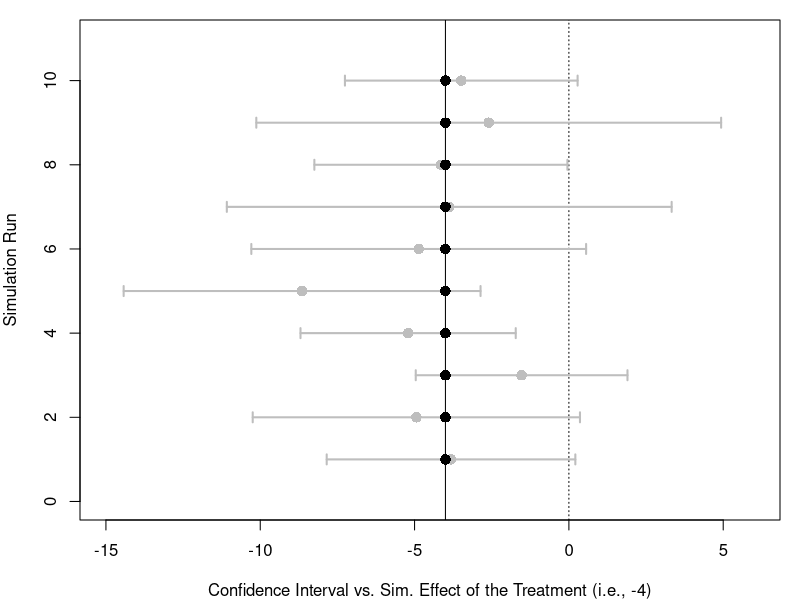
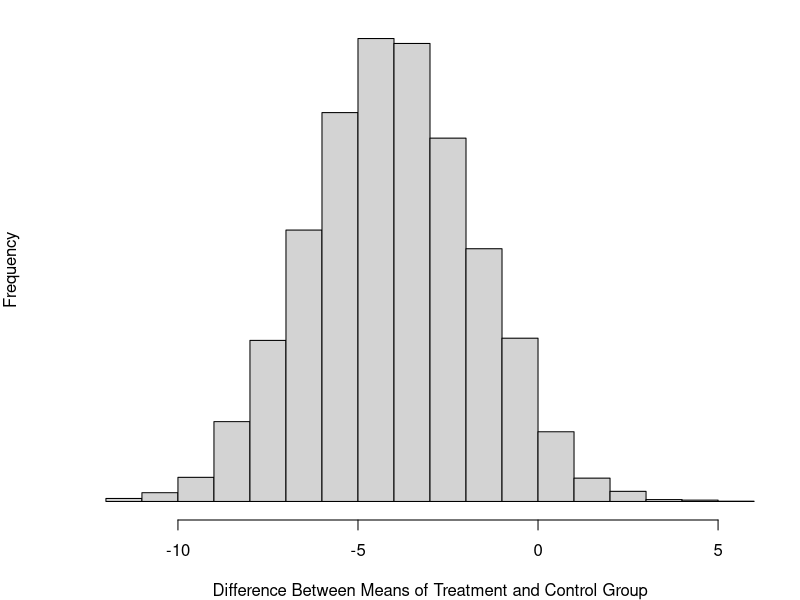

R code for these plots, in order:
results <- NULL

par(mfrow = c(1, 1), mar = c(4, 4, 1, 1))

plot(NULL, xlim = c(-15, 6), ylim = c(0, 11),
     xlab = "Confidence Interval vs. Sim. Effect of the Treatment (i.e., -4)",
     ylab = "Simulation Run")
abline(v = -4)
abline(v = 0, lty = 3)

for (i in 1:10000) {
  set.seed(i)
  N <- 20 # Number of subjects.
  S <- rnorm(N, mean = 60, sd = 5) # Unobserved preconditions of subjects.

  # Randomly assigning treatment and control.
  G <- sample(c("treatment", "control"), N, replace = T)

  # The effect of our treatment.
  X <- ifelse(G == "treatment", -4, 0)

  # Composing the time that a subject actually needs.
  Y <- S + X

  # How we deal with the uncertainty.
  CI <- -t.test(Y ~ G)$conf.int
  YbyG <- tapply(Y, G, mean)

  result <- (YbyG[2] - YbyG[1])[[1]]
  results <- c(results, YbyG[2] - YbyG[1])

  # Only plot the confidence interval for first ten simulations.
  if (i < 11) {
    points(result, i, pch = 16, col = "gray", cex = 1.4)

    arrows(CI[1], i, CI[2], i, length = 0.05, angle = 90, code = 3, col = "gray", lwd = 2)
    points(-4, i, pch = 16, cex = 1.4)
  }
}

par(mfrow = c(1, 1), mar = c(4, 4, 1, 1))

hist(results, breaks = 20,
     xlab = "Difference Between Means of Treatment and Control Group",
     yaxt='n',
     main = "")